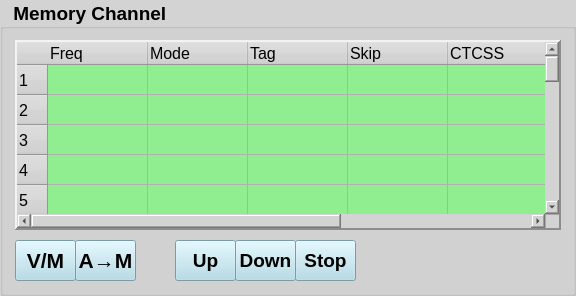
     <widget class="QGroupBox" name="Memory_groupBox">
      <property name="geometry">
       <rect>
        <x>1135</x>
        <y>10</y>
        <width>576</width>
        <height>296</height>
       </rect>
      </property>
      <property name="font">
       <font>
        <pointsize>14</pointsize>
        <bold>true</bold>
       </font>
      </property>
      <property name="toolTipDuration">
       <number>-1</number>
      </property>
      <property name="styleSheet">
       <string notr="true">QWidget{ background-color: lightgray;}</string>
      </property>
      <property name="title">
       <string>  Memory Channel</string>
      </property>
      <widget class="QTableWidget" name="Memory_tableWidget">
       <property name="geometry">
        <rect>
         <x>15</x>
         <y>40</y>
         <width>546</width>
         <height>190</height>
        </rect>
       </property>
       <property name="font">
        <font>
         <family>Monospace</family>
        </font>
       </property>
       <property name="styleSheet">
        <string notr="true">QHeaderView::section{ font-family: 'Monospace'; font-size: 12pt; font-weight: normal;}
QTableWidget::item{ background-color: lightgreen; color: black;}
QTableWidget::item:selected{ background-color: skyblue;}</string>
       </property>
       <property name="frameShape">
        <enum>QFrame::Shape::Panel</enum>
       </property>
       <property name="frameShadow">
        <enum>QFrame::Shadow::Raised</enum>
       </property>
       <property name="lineWidth">
        <number>2</number>
       </property>
       <property name="verticalScrollBarPolicy">
        <enum>Qt::ScrollBarPolicy::ScrollBarAlwaysOn</enum>
       </property>
       <property name="horizontalScrollBarPolicy">
        <enum>Qt::ScrollBarPolicy::ScrollBarAlwaysOn</enum>
       </property>
       <property name="autoScroll">
        <bool>false</bool>
       </property>
       <property name="selectionMode">
        <enum>QAbstractItemView::SelectionMode::SingleSelection</enum>
       </property>
       <property name="selectionBehavior">
        <enum>QAbstractItemView::SelectionBehavior::SelectRows</enum>
       </property>
       <property name="verticalScrollMode">
        <enum>QAbstractItemView::ScrollMode::ScrollPerPixel</enum>
       </property>
       <property name="horizontalScrollMode">
        <enum>QAbstractItemView::ScrollMode::ScrollPerPixel</enum>
       </property>
       <property name="rowCount">
        <number>117</number>
       </property>
       <property name="columnCount">
        <number>8</number>
       </property>
       <attribute name="horizontalHeaderVisible">
        <bool>true</bool>
       </attribute>
       <row/>
       <row/>
       <row/>
       <row/>
       <row/>
       <row/>
       <row/>
       <row/>
       <row/>
       <row/>
       <row/>
       <row/>
       <row/>
       <row/>
       <row/>
       <row/>
       <row/>
       <row/>
       <row/>
       <row/>
       <row/>
       <row/>
       <row/>
       <row/>
       <row/>
       <row/>
       <row/>
       <row/>
       <row/>
       <row/>
       <row/>
       <row/>
       <row/>
       <row/>
       <row/>
       <row/>
       <row/>
       <row/>
       <row/>
       <row/>
       <row/>
       <row/>
       <row/>
       <row/>
       <row/>
       <row/>
       <row/>
       <row/>
       <row/>
       <row/>
       <row/>
       <row/>
       <row/>
       <row/>
       <row/>
       <row/>
       <row/>
       <row/>
       <row/>
       <row/>
       <row/>
       <row/>
       <row/>
       <row/>
       <row/>
       <row/>
       <row/>
       <row/>
       <row/>
       <row/>
       <row/>
       <row/>
       <row/>
       <row/>
       <row/>
       <row/>
       <row/>
       <row/>
       <row/>
       <row/>
       <row/>
       <row/>
       <row/>
       <row/>
       <row/>
       <row/>
       <row/>
       <row/>
       <row/>
       <row/>
       <row/>
       <row/>
       <row/>
       <row/>
       <row/>
       <row/>
       <row/>
       <row/>
       <row/>
       <row/>
       <row/>
       <row/>
       <row/>
       <row/>
       <row/>
       <row/>
       <row/>
       <row/>
       <row/>
       <row/>
       <row/>
       <row/>
       <row/>
       <row/>
       <row/>
       <row/>
       <row/>
       <column>
        <property name="text">
         <string>Freq</string>
        </property>
        <property name="font">
         <font>
          <family>Monospace</family>
          <pointsize>12</pointsize>
         </font>
        </property>
        <property name="textAlignment">
         <set>AlignLeading|AlignVCenter</set>
        </property>
       </column>
       <column>
        <property name="text">
         <string>Mode</string>
        </property>
        <property name="font">
         <font>
          <family>Monospace</family>
          <pointsize>12</pointsize>
         </font>
        </property>
        <property name="textAlignment">
         <set>AlignLeading|AlignVCenter</set>
        </property>
       </column>
       <column>
        <property name="text">
         <string>Tag</string>
        </property>
        <property name="font">
         <font>
          <family>Monospace</family>
          <pointsize>12</pointsize>
         </font>
        </property>
        <property name="textAlignment">
         <set>AlignLeading|AlignVCenter</set>
        </property>
       </column>
       <column>
        <property name="text">
         <string>Skip</string>
        </property>
        <property name="font">
         <font>
          <family>Monospace</family>
          <pointsize>12</pointsize>
         </font>
        </property>
        <property name="textAlignment">
         <set>AlignLeading|AlignVCenter</set>
        </property>
       </column>
       <column>
        <property name="text">
         <string>CTCSS</string>
        </property>
        <property name="font">
         <font>
          <family>Monospace</family>
          <pointsize>12</pointsize>
         </font>
        </property>
        <property name="textAlignment">
         <set>AlignLeading|AlignVCenter</set>
        </property>
       </column>
       <column>
        <property name="text">
         <string>DCS</string>
        </property>
        <property name="font">
         <font>
          <family>Monospace</family>
          <pointsize>12</pointsize>
         </font>
        </property>
        <property name="textAlignment">
         <set>AlignLeading|AlignVCenter</set>
        </property>
       </column>
       <column>
        <property name="text">
         <string>Split</string>
        </property>
        <property name="font">
         <font>
          <family>Monospace</family>
          <pointsize>12</pointsize>
         </font>
        </property>
        <property name="textAlignment">
         <set>AlignLeading|AlignVCenter</set>
        </property>
       </column>
       <column>
        <property name="text">
         <string>Tx Freq</string>
        </property>
        <property name="font">
         <font>
          <family>Monospace</family>
          <pointsize>12</pointsize>
         </font>
        </property>
        <property name="textAlignment">
         <set>AlignLeading|AlignVCenter</set>
        </property>
       </column>
      </widget>
      <widget class="QPushButton" name="Memory_AM_pushButton">
       <property name="geometry">
        <rect>
         <x>75</x>
         <y>240</y>
         <width>61</width>
         <height>41</height>
        </rect>
       </property>
       <property name="font">
        <font>
         <pointsize>16</pointsize>
         <bold>true</bold>
        </font>
       </property>
       <property name="styleSheet">
        <string notr="true">QPushButton {background-color: lightblue;}
QPushButton::pressed {background-color: red;}</string>
       </property>
       <property name="text">
        <string>A→M</string>
       </property>
       <property name="checkable">
        <bool>false</bool>
       </property>
       <property name="flat">
        <bool>false</bool>
       </property>
      </widget>
      <widget class="QPushButton" name="Memory_VM_pushButton">
       <property name="geometry">
        <rect>
         <x>15</x>
         <y>240</y>
         <width>61</width>
         <height>41</height>
        </rect>
       </property>
       <property name="font">
        <font>
         <pointsize>16</pointsize>
         <bold>true</bold>
        </font>
       </property>
       <property name="styleSheet">
        <string notr="true">QPushButton {background-color: lightblue;}
QPushButton::checked {background-color: red;}</string>
       </property>
       <property name="text">
        <string>V/M</string>
       </property>
       <property name="checkable">
        <bool>true</bool>
       </property>
       <property name="flat">
        <bool>false</bool>
       </property>
      </widget>
      <widget class="QPushButton" name="Memory_scan_up_pushButton">
       <property name="geometry">
        <rect>
         <x>175</x>
         <y>240</y>
         <width>61</width>
         <height>41</height>
        </rect>
       </property>
       <property name="font">
        <font>
         <pointsize>14</pointsize>
         <bold>true</bold>
        </font>
       </property>
       <property name="styleSheet">
        <string notr="true">QPushButton {background-color: lightblue;}
QPushButton::pressed {background-color: red;}</string>
       </property>
       <property name="text">
        <string>Up</string>
       </property>
       <property name="checkable">
        <bool>false</bool>
       </property>
       <property name="flat">
        <bool>false</bool>
       </property>
       <property name="scan" stdset="0">
        <string>UP</string>
       </property>
      </widget>
      <widget class="QPushButton" name="Memory_scan_down_pushButton">
       <property name="geometry">
        <rect>
         <x>235</x>
         <y>240</y>
         <width>61</width>
         <height>41</height>
        </rect>
       </property>
       <property name="font">
        <font>
         <pointsize>14</pointsize>
         <bold>true</bold>
        </font>
       </property>
       <property name="styleSheet">
        <string notr="true">QPushButton {background-color: lightblue;}
QPushButton::pressed {background-color: red;}</string>
       </property>
       <property name="text">
        <string>Down</string>
       </property>
       <property name="checkable">
        <bool>false</bool>
       </property>
       <property name="flat">
        <bool>false</bool>
       </property>
       <property name="scan" stdset="0">
        <string>DOWN</string>
       </property>
      </widget>
      <widget class="QPushButton" name="Memory_scan_stop_pushButton">
       <property name="geometry">
        <rect>
         <x>295</x>
         <y>240</y>
         <width>61</width>
         <height>41</height>
        </rect>
       </property>
       <property name="font">
        <font>
         <pointsize>14</pointsize>
         <bold>true</bold>
        </font>
       </property>
       <property name="styleSheet">
        <string notr="true">QPushButton {background-color: lightblue;}
QPushButton::pressed {background-color: red;}</string>
       </property>
       <property name="text">
        <string>Stop</string>
       </property>
       <property name="checkable">
        <bool>false</bool>
       </property>
       <property name="flat">
        <bool>false</bool>
       </property>
       <property name="scan" stdset="0">
        <string>OFF</string>
       </property>
      </widget>
     </widget>
